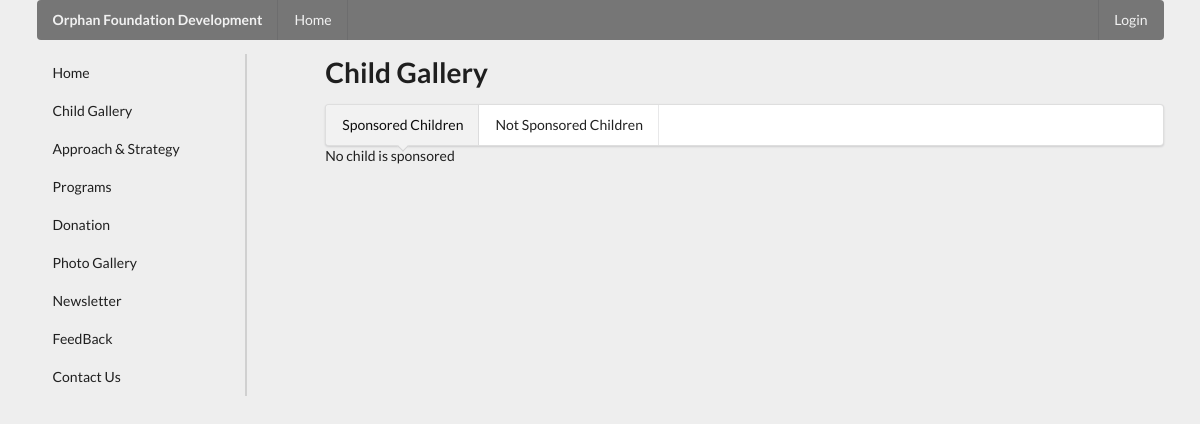
Before: /child-gallery-sponsored.php with the older database file.
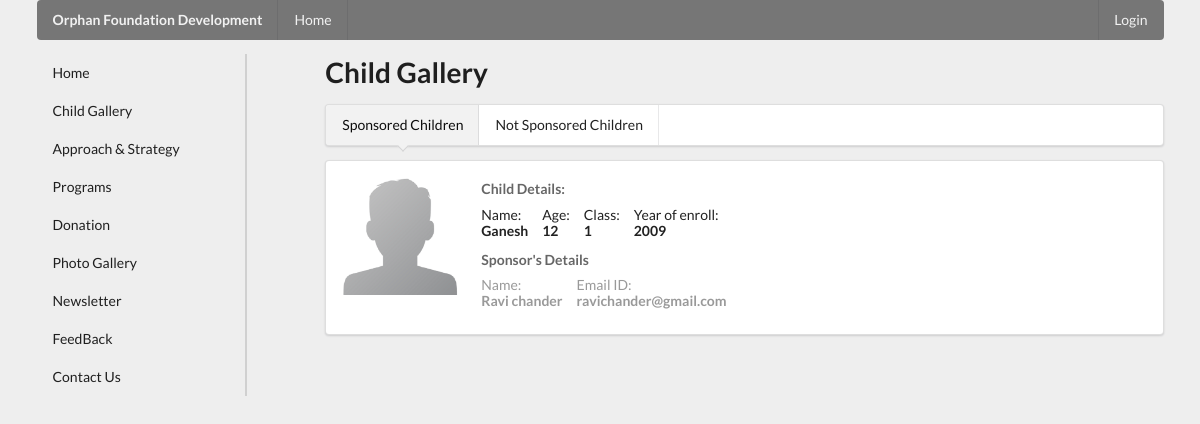
After: the same page with the newer database file.
### tables this page shows
CREATE TABLE `children` (
  `cid` int(50) NOT NULL,
  `cname` varchar(30) NOT NULL,
  `cdob` date NOT NULL,
  `cyoe` year(4) NOT NULL,
  `cclass` int(3) NOT NULL,
  `cstory` text NOT NULL,
  `cphoto` text NOT NULL,
  `sponsored` tinyint(1) NOT NULL
);

CREATE TABLE `sponsorer` (
  `spn_id` int(3) NOT NULL,
  `spn_firstname` varchar(30) NOT NULL,
  `spn_lastname` varchar(30) DEFAULT NULL,
  `spnd_date` date NOT NULL,
  `spn_noofyears` int(2) NOT NULL,
  `spn_email` varchar(30) NOT NULL,
  `spn_phone` int(20) NOT NULL,
  `spn_bill_address` text NOT NULL,
  `spn_amount` int(5) NOT NULL,
  `spn_checkno` varchar(20) NOT NULL,
  `cid` int(50) NOT NULL
);

### child-gallery-sponsored.php (the view, shortened to what the changed rows need)
<?php include './components/header.php'; ?>
    <div class="ui container">
        <div class="ui grid">
            <?php include './components/side-menu.php'; ?>
            <div class="twelve wide column">
                <h1>Child Gallery</h1>
                <div class="ui pointing menu">
                </div>
                <?php
                $sql = "SELECT cid, cname, cdob, cyoe, cclass FROM children WHERE sponsored=1";
                $result = $conn->query($sql);
                if ($result->num_rows > 0) {
                    while($row = $result->fetch_assoc()) {
                        $dob = $row["cdob"];
                        $age = (date('Y') - date('Y',strtotime($dob)));
                ?>
                <div class="ui segment">
                    <div class="ui divided items">
                        <div class="item">
                            <div class="ui image">
                                <img src="img/defaultimg.png" style="width: 120px;">
                            </div>
                            <div class="content">
                                <div class="meta">
                                    <span><strong>Child Details:</strong></span>
                                </div>
                                <div class="description">
                                    <div class="ui horizontal list">
                                        <div class="item">
                                            <div class="content">
                                                <div>Name:</div> <strong><?php echo $row['cname']; ?></strong>
                                            </div>
                                        </div>
                                        <div class="item">
                                            <div class="content">
                                                <div>Age:</div> <strong><?php echo $age; ?></strong>
                                            </div>
                                        </div>
                                        <div class="item">
                                            <div class="content">
                                            <div>Class:</div> <strong><?php echo $row['cclass']; ?></strong>
                                            </div>
                                        </div>
                                        <div class="item">
                                            <div class="content">
                                            <div>Year of enroll:</div> <strong><?php echo $row['cyoe']; ?></strong>
                                            </div>
                                        </div>
                                    </div>
                                </div>
                                <div class="extra">
                                    <div class="meta">
                                        <span><strong>Sponsor's Details</strong></span>
                                    </div>
                                    <?php
                                        $cid = $row['cid'];
                                        $sql1 = "SELECT spn_firstname, spn_lastname, spn_email FROM sponsorer WHERE cid='$cid'";
                                        $result1 = $conn->query($sql1);
                                        if ($result1->num_rows > 0) {
                                            while($rows = $result1->fetch_assoc()) {
                                    ?>
                                    <div class="ui horizontal list">
                                        <div class="item">
                                            <div class="content">
                                                <div>Name:</div> <strong><?php echo $rows['spn_firstname'] . "  " . $rows['spn_lastname'] ?></strong>
                                            </div>
                                        </div>
                                        <div class="item">
                                            <div class="content">
                                                <div>Email ID:</div> <strong><?php echo $rows['spn_email'] ?></strong>
                                            </div>
                                        </div>
                                    </div>
                                    <?php
                                        }
                                        } else {
                                            echo "0 results";
                                        }
                                    ?>
                                </div>
                            </div>
                        </div>
                    </div>
                </div>
                <?php
                    }
                    } else {
                        echo "No child is sponsored";
                    }
                ?>
            </div>
            <span class="p-20"></span>
        </div>
    </div>
<?php include './components/footer.php'; ?>

Changed rows visible on the page:
now on this page (row edited): children: cname "Ganesh", cdob "12", cclass "1", cyoe "2009"
now on this page (row edited): sponsorer: spn_firstname "Ravi", spn_lastname "chander", spn_email "ravichander@gmail.com"
Other visible differences:
text no longer shown: "No child is sponsored"
